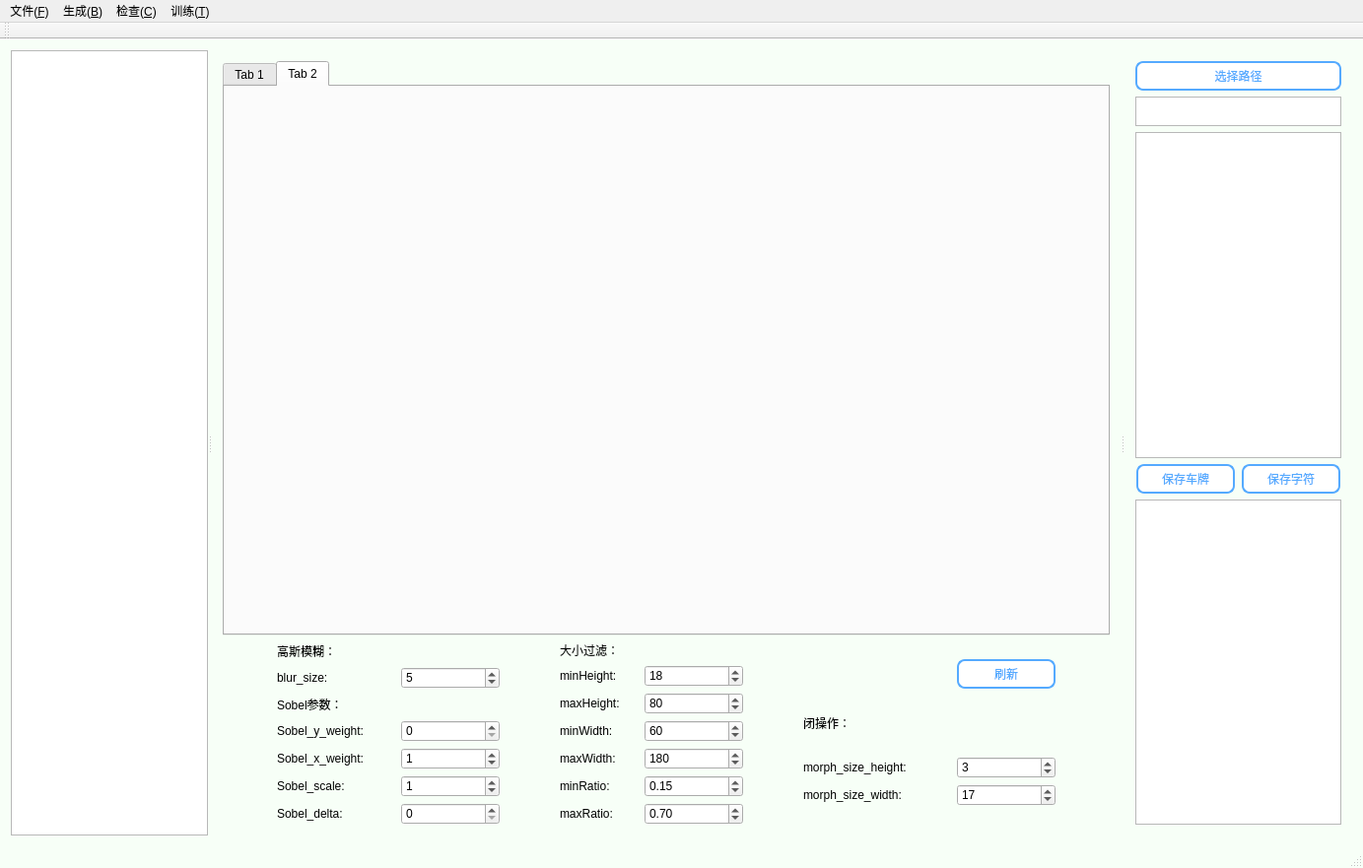
<?xml version="1.0" encoding="UTF-8"?>
<ui version="4.0">
 <class>MainWindow</class>
 <widget class="QMainWindow" name="MainWindow">
  <property name="geometry">
   <rect>
    <x>0</x>
    <y>0</y>
    <width>1383</width>
    <height>881</height>
   </rect>
  </property>
  <property name="windowTitle">
   <string>Tools</string>
  </property>
  <property name="styleSheet">
   <string notr="true">QMainWindow
{
	background:rgb(247, 255, 247)
}</string>
  </property>
  <widget class="QWidget" name="centralWidget">
   <layout class="QHBoxLayout" name="horizontalLayout_2">
    <item>
     <widget class="QSplitter" name="splitter">
      <property name="orientation">
       <enum>Qt::Horizontal</enum>
      </property>
      <widget class="QListWidget" name="fileList">
       <property name="maximumSize">
        <size>
         <width>200</width>
         <height>16777215</height>
        </size>
       </property>
      </widget>
      <widget class="QWidget" name="layoutWidget">
       <layout class="QVBoxLayout" name="verticalLayout_2">
        <item>
         <widget class="QTabWidget" name="tabWidget">
          <property name="minimumSize">
           <size>
            <width>900</width>
            <height>0</height>
           </size>
          </property>
          <property name="maximumSize">
           <size>
            <width>1400</width>
            <height>16777215</height>
           </size>
          </property>
          <property name="currentIndex">
           <number>1</number>
          </property>
          <widget class="QWidget" name="tab_3">
           <attribute name="title">
            <string>Tab 1</string>
           </attribute>
          </widget>
          <widget class="QWidget" name="tab_4">
           <attribute name="title">
            <string>Tab 2</string>
           </attribute>
          </widget>
         </widget>
        </item>
        <item>
         <layout class="QHBoxLayout" name="horizontalLayout_16">
          <item>
           <layout class="QVBoxLayout" name="verticalLayout_6">
            <item>
             <widget class="QLabel" name="gaosimohuLabel">
              <property name="text">
               <string>高斯模糊：</string>
              </property>
             </widget>
            </item>
            <item>
             <layout class="QHBoxLayout" name="horizontalLayout_3">
              <item>
               <widget class="QLabel" name="blurSizeLabel">
                <property name="maximumSize">
                 <size>
                  <width>120</width>
                  <height>16777215</height>
                 </size>
                </property>
                <property name="text">
                 <string>blur_size:</string>
                </property>
               </widget>
              </item>
              <item>
               <widget class="QSpinBox" name="blurSizeBox">
                <property name="maximumSize">
                 <size>
                  <width>100</width>
                  <height>16777215</height>
                 </size>
                </property>
                <property name="value">
                 <number>5</number>
                </property>
               </widget>
              </item>
             </layout>
            </item>
            <item>
             <widget class="QLabel" name="sobelLabel">
              <property name="text">
               <string>Sobel参数：</string>
              </property>
             </widget>
            </item>
            <item>
             <layout class="QVBoxLayout" name="verticalLayout_3">
              <item>
               <layout class="QHBoxLayout" name="horizontalLayout_7">
                <item>
                 <widget class="QLabel" name="sobelYweightLabel">
                  <property name="minimumSize">
                   <size>
                    <width>0</width>
                    <height>0</height>
                   </size>
                  </property>
                  <property name="maximumSize">
                   <size>
                    <width>120</width>
                    <height>16777215</height>
                   </size>
                  </property>
                  <property name="text">
                   <string>Sobel_y_weight:</string>
                  </property>
                 </widget>
                </item>
                <item>
                 <widget class="QSpinBox" name="sobelYweightBox">
                  <property name="maximumSize">
                   <size>
                    <width>100</width>
                    <height>16777215</height>
                   </size>
                  </property>
                 </widget>
                </item>
               </layout>
              </item>
              <item>
               <layout class="QHBoxLayout" name="horizontalLayout_6">
                <item>
                 <widget class="QLabel" name="sobelXweightLabel">
                  <property name="maximumSize">
                   <size>
                    <width>120</width>
                    <height>16777215</height>
                   </size>
                  </property>
                  <property name="text">
                   <string>Sobel_x_weight:</string>
                  </property>
                 </widget>
                </item>
                <item>
                 <widget class="QSpinBox" name="sobelXweightBox">
                  <property name="maximumSize">
                   <size>
                    <width>100</width>
                    <height>16777215</height>
                   </size>
                  </property>
                  <property name="value">
                   <number>1</number>
                  </property>
                 </widget>
                </item>
               </layout>
              </item>
              <item>
               <layout class="QHBoxLayout" name="horizontalLayout_4">
                <item>
                 <widget class="QLabel" name="sobelScaleLabel">
                  <property name="maximumSize">
                   <size>
                    <width>120</width>
                    <height>16777215</height>
                   </size>
                  </property>
                  <property name="text">
                   <string>Sobel_scale:</string>
                  </property>
                 </widget>
                </item>
                <item>
                 <widget class="QSpinBox" name="sobelScaleBox">
                  <property name="maximumSize">
                   <size>
                    <width>100</width>
                    <height>16777215</height>
                   </size>
                  </property>
                  <property name="value">
                   <number>1</number>
                  </property>
                 </widget>
                </item>
               </layout>
              </item>
              <item>
               <layout class="QHBoxLayout" name="horizontalLayout_5">
                <item>
                 <widget class="QLabel" name="sobelDeltaLabel">
                  <property name="maximumSize">
                   <size>
                    <width>120</width>
                    <height>16777215</height>
                   </size>
                  </property>
                  <property name="text">
                   <string>Sobel_delta:</string>
                  </property>
                 </widget>
                </item>
                <item>
                 <widget class="QSpinBox" name="sobelDeltaBox">
                  <property name="maximumSize">
                   <size>
                    <width>100</width>
                    <height>16777215</height>
                   </size>
                  </property>
                 </widget>
                </item>
               </layout>
              </item>
             </layout>
            </item>
           </layout>
          </item>
          <item>
           <layout class="QVBoxLayout" name="verticalLayout_7">
            <item>
             <widget class="QLabel" name="sizeLabel">
              <property name="text">
               <string>大小过滤：</string>
              </property>
             </widget>
            </item>
            <item>
             <layout class="QHBoxLayout" name="horizontalLayout_12">
              <item>
               <widget class="QLabel" name="minHeightLabel">
                <property name="maximumSize">
                 <size>
                  <width>80</width>
                  <height>16777215</height>
                 </size>
                </property>
                <property name="text">
                 <string>minHeight:</string>
                </property>
               </widget>
              </item>
              <item>
               <widget class="QSpinBox" name="minHeightBox">
                <property name="maximumSize">
                 <size>
                  <width>100</width>
                  <height>16777215</height>
                 </size>
                </property>
                <property name="maximum">
                 <number>500</number>
                </property>
                <property name="value">
                 <number>18</number>
                </property>
               </widget>
              </item>
             </layout>
            </item>
            <item>
             <layout class="QVBoxLayout" name="verticalLayout_5">
              <item>
               <layout class="QHBoxLayout" name="horizontalLayout_13">
                <item>
                 <widget class="QLabel" name="maxHeightLabel">
                  <property name="maximumSize">
                   <size>
                    <width>80</width>
                    <height>16777215</height>
                   </size>
                  </property>
                  <property name="text">
                   <string>maxHeight:</string>
                  </property>
                 </widget>
                </item>
                <item>
                 <widget class="QSpinBox" name="maxHeightBox">
                  <property name="maximumSize">
                   <size>
                    <width>100</width>
                    <height>16777215</height>
                   </size>
                  </property>
                  <property name="maximum">
                   <number>500</number>
                  </property>
                  <property name="value">
                   <number>80</number>
                  </property>
                 </widget>
                </item>
               </layout>
              </item>
              <item>
               <layout class="QHBoxLayout" name="horizontalLayout_10">
                <item>
                 <widget class="QLabel" name="minWidthLabel">
                  <property name="maximumSize">
                   <size>
                    <width>80</width>
                    <height>16777215</height>
                   </size>
                  </property>
                  <property name="text">
                   <string>minWidth:</string>
                  </property>
                 </widget>
                </item>
                <item>
                 <widget class="QSpinBox" name="minWidthBox">
                  <property name="maximumSize">
                   <size>
                    <width>100</width>
                    <height>16777215</height>
                   </size>
                  </property>
                  <property name="maximum">
                   <number>500</number>
                  </property>
                  <property name="value">
                   <number>60</number>
                  </property>
                 </widget>
                </item>
               </layout>
              </item>
              <item>
               <layout class="QHBoxLayout" name="horizontalLayout_11">
                <item>
                 <widget class="QLabel" name="maxWidthLabel">
                  <property name="maximumSize">
                   <size>
                    <width>80</width>
                    <height>16777215</height>
                   </size>
                  </property>
                  <property name="text">
                   <string>maxWidth:</string>
                  </property>
                 </widget>
                </item>
                <item>
                 <widget class="QSpinBox" name="maxWidthBox">
                  <property name="maximumSize">
                   <size>
                    <width>100</width>
                    <height>16777215</height>
                   </size>
                  </property>
                  <property name="maximum">
                   <number>500</number>
                  </property>
                  <property name="value">
                   <number>180</number>
                  </property>
                 </widget>
                </item>
               </layout>
              </item>
              <item>
               <layout class="QHBoxLayout" name="horizontalLayout_14">
                <item>
                 <widget class="QLabel" name="minRatioLabel">
                  <property name="maximumSize">
                   <size>
                    <width>80</width>
                    <height>16777215</height>
                   </size>
                  </property>
                  <property name="text">
                   <string>minRatio:</string>
                  </property>
                 </widget>
                </item>
                <item>
                 <widget class="QDoubleSpinBox" name="minRatioBox">
                  <property name="maximumSize">
                   <size>
                    <width>100</width>
                    <height>16777215</height>
                   </size>
                  </property>
                  <property name="maximum">
                   <double>1.000000000000000</double>
                  </property>
                  <property name="singleStep">
                   <double>0.050000000000000</double>
                  </property>
                  <property name="value">
                   <double>0.150000000000000</double>
                  </property>
                 </widget>
                </item>
               </layout>
              </item>
              <item>
               <layout class="QHBoxLayout" name="horizontalLayout_15">
                <item>
                 <widget class="QLabel" name="maxRatioLabel">
                  <property name="maximumSize">
                   <size>
                    <width>80</width>
                    <height>16777215</height>
                   </size>
                  </property>
                  <property name="text">
                   <string>maxRatio:</string>
                  </property>
                 </widget>
                </item>
                <item>
                 <widget class="QDoubleSpinBox" name="maxRatioBox">
                  <property name="maximumSize">
                   <size>
                    <width>100</width>
                    <height>16777215</height>
                   </size>
                  </property>
                  <property name="maximum">
                   <double>1.000000000000000</double>
                  </property>
                  <property name="singleStep">
                   <double>0.050000000000000</double>
                  </property>
                  <property name="value">
                   <double>0.700000000000000</double>
                  </property>
                 </widget>
                </item>
               </layout>
              </item>
             </layout>
            </item>
           </layout>
          </item>
          <item>
           <layout class="QVBoxLayout" name="verticalLayout_8">
            <item>
             <widget class="QPushButton" name="refresh">
              <property name="minimumSize">
               <size>
                <width>0</width>
                <height>30</height>
               </size>
              </property>
              <property name="maximumSize">
               <size>
                <width>100</width>
                <height>16777215</height>
               </size>
              </property>
              <property name="layoutDirection">
               <enum>Qt::RightToLeft</enum>
              </property>
              <property name="styleSheet">
               <string notr="true">QPushButton
{
	border: 2px solid rgb(85, 170, 255);  
	background:rgb(255, 255, 255); 
	color:rgb(85, 170, 255); 
	
	border-radius: 8px;
}
QPushButton:hover
{
	background:rgb(85, 170, 255);
	color:rgb(255, 255, 255);
}
</string>
              </property>
              <property name="text">
               <string>刷新</string>
              </property>
              <property name="shortcut">
               <string>Enter</string>
              </property>
             </widget>
            </item>
            <item>
             <widget class="QLabel" name="morphLabel">
              <property name="maximumSize">
               <size>
                <width>16777215</width>
                <height>21</height>
               </size>
              </property>
              <property name="text">
               <string>闭操作：</string>
              </property>
             </widget>
            </item>
            <item>
             <layout class="QVBoxLayout" name="verticalLayout_4">
              <item>
               <layout class="QHBoxLayout" name="horizontalLayout_9">
                <item>
                 <widget class="QLabel" name="morphSizeHeightLabel">
                  <property name="maximumSize">
                   <size>
                    <width>150</width>
                    <height>21</height>
                   </size>
                  </property>
                  <property name="text">
                   <string>morph_size_height:</string>
                  </property>
                 </widget>
                </item>
                <item>
                 <widget class="QSpinBox" name="morphSizeHeightBox">
                  <property name="maximumSize">
                   <size>
                    <width>100</width>
                    <height>16777215</height>
                   </size>
                  </property>
                  <property name="value">
                   <number>3</number>
                  </property>
                 </widget>
                </item>
               </layout>
              </item>
              <item>
               <layout class="QHBoxLayout" name="horizontalLayout_8">
                <item>
                 <widget class="QLabel" name="morphSizeWidthLabel">
                  <property name="maximumSize">
                   <size>
                    <width>150</width>
                    <height>21</height>
                   </size>
                  </property>
                  <property name="text">
                   <string>morph_size_width:</string>
                  </property>
                 </widget>
                </item>
                <item>
                 <widget class="QSpinBox" name="morphSizeWidthBox">
                  <property name="maximumSize">
                   <size>
                    <width>100</width>
                    <height>16777215</height>
                   </size>
                  </property>
                  <property name="value">
                   <number>17</number>
                  </property>
                 </widget>
                </item>
               </layout>
              </item>
             </layout>
            </item>
           </layout>
          </item>
         </layout>
        </item>
       </layout>
      </widget>
      <widget class="QWidget" name="layoutWidget">
       <layout class="QVBoxLayout" name="verticalLayout">
        <item>
         <widget class="QPushButton" name="pushButton">
          <property name="minimumSize">
           <size>
            <width>0</width>
            <height>30</height>
           </size>
          </property>
          <property name="styleSheet">
           <string notr="true">QPushButton
{
	border: 2px solid rgb(85, 170, 255);  
	background:rgb(255, 255, 255); 
	color:rgb(85, 170, 255); 

	border-radius: 8px;
}
QPushButton:hover
{
	background:rgb(85, 170, 255);
	color:rgb(255, 255, 255);
}
</string>
          </property>
          <property name="text">
           <string>选择路径</string>
          </property>
         </widget>
        </item>
        <item>
         <widget class="QTextEdit" name="textEdit">
          <property name="maximumSize">
           <size>
            <width>16777215</width>
            <height>30</height>
           </size>
          </property>
          <property name="html">
           <string>&lt;!DOCTYPE HTML PUBLIC &quot;-//W3C//DTD HTML 4.0//EN&quot; &quot;http://www.w3.org/TR/REC-html40/strict.dtd&quot;&gt;
&lt;html&gt;&lt;head&gt;&lt;meta name=&quot;qrichtext&quot; content=&quot;1&quot; /&gt;&lt;style type=&quot;text/css&quot;&gt;
p, li { white-space: pre-wrap; }
&lt;/style&gt;&lt;/head&gt;&lt;body style=&quot; font-family:'SimSun'; font-size:9pt; font-weight:400; font-style:normal;&quot;&gt;
&lt;p style=&quot;-qt-paragraph-type:empty; margin-top:0px; margin-bottom:0px; margin-left:0px; margin-right:0px; -qt-block-indent:0; text-indent:0px;&quot;&gt;&lt;br /&gt;&lt;/p&gt;&lt;/body&gt;&lt;/html&gt;</string>
          </property>
         </widget>
        </item>
        <item>
         <widget class="QListWidget" name="plateList">
          <property name="minimumSize">
           <size>
            <width>0</width>
            <height>0</height>
           </size>
          </property>
          <property name="maximumSize">
           <size>
            <width>500</width>
            <height>10000000</height>
           </size>
          </property>
         </widget>
        </item>
        <item>
         <layout class="QHBoxLayout" name="horizontalLayout">
          <item>
           <widget class="QPushButton" name="savePlate">
            <property name="minimumSize">
             <size>
              <width>100</width>
              <height>30</height>
             </size>
            </property>
            <property name="maximumSize">
             <size>
              <width>100</width>
              <height>16777215</height>
             </size>
            </property>
            <property name="styleSheet">
             <string notr="true">QPushButton
{
	border: 2px solid rgb(85, 170, 255);  
	background:rgb(255, 255, 255); 
	color:rgb(85, 170, 255); 

	border-radius: 8px;
}
QPushButton:hover
{
	background:rgb(85, 170, 255);
	color:rgb(255, 255, 255);
}
</string>
            </property>
            <property name="text">
             <string>保存车牌</string>
            </property>
           </widget>
          </item>
          <item>
           <widget class="QPushButton" name="saveChar">
            <property name="minimumSize">
             <size>
              <width>100</width>
              <height>30</height>
             </size>
            </property>
            <property name="maximumSize">
             <size>
              <width>100</width>
              <height>16777215</height>
             </size>
            </property>
            <property name="styleSheet">
             <string notr="true">QPushButton
{
	border: 2px solid rgb(85, 170, 255);  
	background:rgb(255, 255, 255); 
	color:rgb(85, 170, 255); 

	border-radius: 8px;
}
QPushButton:hover
{
	background:rgb(85, 170, 255);
	color:rgb(255, 255, 255);
}
</string>
            </property>
            <property name="text">
             <string>保存字符</string>
            </property>
           </widget>
          </item>
         </layout>
        </item>
        <item>
         <widget class="QListWidget" name="charList">
          <property name="maximumSize">
           <size>
            <width>500</width>
            <height>16777215</height>
           </size>
          </property>
         </widget>
        </item>
       </layout>
      </widget>
     </widget>
    </item>
   </layout>
  </widget>
  <widget class="QMenuBar" name="menuBar">
   <property name="geometry">
    <rect>
     <x>0</x>
     <y>0</y>
     <width>1383</width>
     <height>26</height>
    </rect>
   </property>
   <widget class="QMenu" name="menu">
    <property name="title">
     <string>文件(&amp;F)</string>
    </property>
    <addaction name="openFile"/>
    <addaction name="exit"/>
   </widget>
   <widget class="QMenu" name="menu_B">
    <property name="title">
     <string>生成(&amp;B)</string>
    </property>
    <addaction name="autoCreateSample"/>
   </widget>
   <widget class="QMenu" name="menu_C">
    <property name="title">
     <string>检查(&amp;C)</string>
    </property>
    <addaction name="checkSample"/>
   </widget>
   <widget class="QMenu" name="menu_T">
    <property name="title">
     <string>训练(&amp;T)</string>
    </property>
    <addaction name="actionTrain"/>
   </widget>
   <addaction name="menu"/>
   <addaction name="menu_B"/>
   <addaction name="menu_C"/>
   <addaction name="menu_T"/>
  </widget>
  <widget class="QToolBar" name="mainToolBar">
   <attribute name="toolBarArea">
    <enum>TopToolBarArea</enum>
   </attribute>
   <attribute name="toolBarBreak">
    <bool>false</bool>
   </attribute>
  </widget>
  <widget class="QStatusBar" name="statusBar"/>
  <action name="openFile">
   <property name="icon">
    <iconset resource="res.qrc">
     <normaloff>:/icons/resourceFiles/dakai.png</normaloff>:/icons/resourceFiles/dakai.png</iconset>
   </property>
   <property name="text">
    <string>选择文件夹(&amp;O)</string>
   </property>
   <property name="shortcut">
    <string>Ctrl+O</string>
   </property>
  </action>
  <action name="autoCreateSample">
   <property name="icon">
    <iconset resource="res.qrc">
     <normaloff>:/icons/resourceFiles/create.png</normaloff>:/icons/resourceFiles/create.png</iconset>
   </property>
   <property name="text">
    <string>自动生成样本</string>
   </property>
   <property name="shortcut">
    <string>Ctrl+U</string>
   </property>
  </action>
  <action name="checkSample">
   <property name="icon">
    <iconset resource="res.qrc">
     <normaloff>:/icons/resourceFiles/check.png</normaloff>:/icons/resourceFiles/check.png</iconset>
   </property>
   <property name="text">
    <string>检查样本</string>
   </property>
   <property name="shortcut">
    <string>Ctrl+F</string>
   </property>
  </action>
  <action name="actionTrain">
   <property name="icon">
    <iconset resource="res.qrc">
     <normaloff>:/icons/resourceFiles/train.png</normaloff>:/icons/resourceFiles/train.png</iconset>
   </property>
   <property name="text">
    <string>训练</string>
   </property>
   <property name="shortcut">
    <string>Ctrl+T</string>
   </property>
  </action>
  <action name="exit">
   <property name="text">
    <string>退出(&amp;X)</string>
   </property>
   <property name="shortcut">
    <string>Ctrl+Q</string>
   </property>
  </action>
 </widget>
 <layoutdefault spacing="6" margin="11"/>
 <resources>
  <include location="res.qrc"/>
 </resources>
 <connections/>
</ui>
